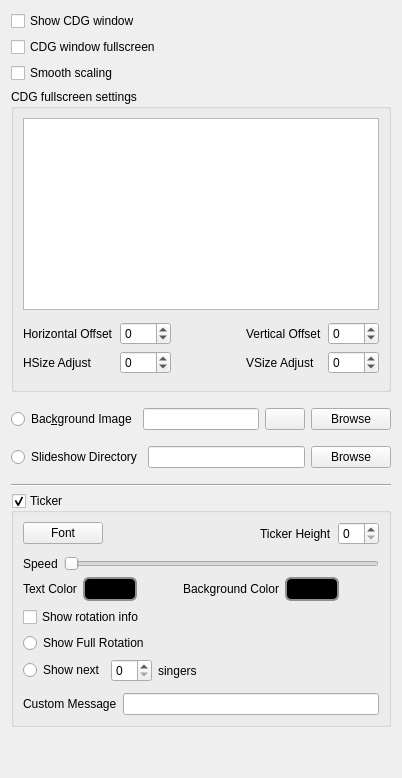
          <widget class="QWidget" name="videoPage">
           <layout class="QVBoxLayout" name="verticalLayout_6">
            <item>
             <widget class="QCheckBox" name="checkBoxShowCdgWindow">
              <property name="text">
               <string>Show CDG window</string>
              </property>
             </widget>
            </item>
            <item>
             <widget class="QCheckBox" name="checkBoxCdgFullscreen">
              <property name="text">
               <string>CDG window fullscreen</string>
              </property>
             </widget>
            </item>
            <item>
             <widget class="QCheckBox" name="checkBoxCdgSmoothScaling">
              <property name="toolTip">
               <string extracomment="Smooth the CDG image so it looks less blocky. Requires a bit more CPU."/>
              </property>
              <property name="text">
               <string>Smooth scaling</string>
              </property>
             </widget>
            </item>
            <item>
             <widget class="QGroupBox" name="groupBoxMonitors">
              <property name="enabled">
               <bool>true</bool>
              </property>
              <property name="title">
               <string>CDG fullscreen settings</string>
              </property>
              <property name="checkable">
               <bool>false</bool>
              </property>
              <property name="checked">
               <bool>false</bool>
              </property>
              <layout class="QVBoxLayout" name="verticalLayout_8">
               <item>
                <widget class="QListWidget" name="listWidgetMonitors"/>
               </item>
               <item>
                <layout class="QGridLayout" name="gridLayout" columnstretch="0,0,0,0,0">
                 <property name="topMargin">
                  <number>6</number>
                 </property>
                 <property name="bottomMargin">
                  <number>6</number>
                 </property>
                 <item row="0" column="2">
                  <spacer name="horizontalSpacer_10">
                   <property name="orientation">
                    <enum>Qt::Horizontal</enum>
                   </property>
                   <property name="sizeHint" stdset="0">
                    <size>
                     <width>40</width>
                     <height>20</height>
                    </size>
                   </property>
                  </spacer>
                 </item>
                 <item row="0" column="1">
                  <widget class="QSpinBox" name="spinBoxHOffset">
                   <property name="minimum">
                    <number>-255</number>
                   </property>
                   <property name="maximum">
                    <number>255</number>
                   </property>
                  </widget>
                 </item>
                 <item row="0" column="4">
                  <widget class="QSpinBox" name="spinBoxVOffset">
                   <property name="minimum">
                    <number>-255</number>
                   </property>
                   <property name="maximum">
                    <number>255</number>
                   </property>
                  </widget>
                 </item>
                 <item row="0" column="3">
                  <widget class="QLabel" name="label_18">
                   <property name="sizePolicy">
                    <sizepolicy hsizetype="Expanding" vsizetype="Preferred">
                     <horstretch>0</horstretch>
                     <verstretch>0</verstretch>
                    </sizepolicy>
                   </property>
                   <property name="text">
                    <string>Vertical Offset</string>
                   </property>
                  </widget>
                 </item>
                 <item row="0" column="0">
                  <widget class="QLabel" name="label_17">
                   <property name="sizePolicy">
                    <sizepolicy hsizetype="Expanding" vsizetype="Preferred">
                     <horstretch>0</horstretch>
                     <verstretch>0</verstretch>
                    </sizepolicy>
                   </property>
                   <property name="text">
                    <string>Horizontal Offset</string>
                   </property>
                  </widget>
                 </item>
                 <item row="1" column="0">
                  <widget class="QLabel" name="label_19">
                   <property name="text">
                    <string>HSize Adjust</string>
                   </property>
                  </widget>
                 </item>
                 <item row="1" column="1">
                  <widget class="QSpinBox" name="spinBoxHAdjust">
                   <property name="minimum">
                    <number>-255</number>
                   </property>
                   <property name="maximum">
                    <number>255</number>
                   </property>
                  </widget>
                 </item>
                 <item row="1" column="4">
                  <widget class="QSpinBox" name="spinBoxVAdjust">
                   <property name="minimum">
                    <number>-255</number>
                   </property>
                   <property name="maximum">
                    <number>255</number>
                   </property>
                  </widget>
                 </item>
                 <item row="1" column="3">
                  <widget class="QLabel" name="label_20">
                   <property name="text">
                    <string>VSize Adjust</string>
                   </property>
                  </widget>
                 </item>
                </layout>
               </item>
              </layout>
             </widget>
            </item>
            <item>
             <layout class="QVBoxLayout" name="verticalLayout_12">
              <property name="topMargin">
               <number>10</number>
              </property>
              <property name="bottomMargin">
               <number>10</number>
              </property>
              <item>
               <layout class="QHBoxLayout" name="horizontalLayout_8">
                <property name="topMargin">
                 <number>0</number>
                </property>
                <item>
                 <widget class="QRadioButton" name="rbBgImage">
                  <property name="text">
                   <string>Bac&amp;kground Image</string>
                  </property>
                 </widget>
                </item>
                <item>
                 <widget class="QLineEdit" name="lineEditCdgBackground"/>
                </item>
                <item>
                 <widget class="QPushButton" name="pushButtonClearBgImg">
                  <property name="text">
                   <string/>
                  </property>
                  <property name="icon">
                   <iconset resource="resources.qrc">
                    <normaloff>:/icons/Icons/edit-clear.png</normaloff>:/icons/Icons/edit-clear.png</iconset>
                  </property>
                 </widget>
                </item>
                <item>
                 <widget class="QPushButton" name="pushButtonBrowse">
                  <property name="text">
                   <string>Browse</string>
                  </property>
                 </widget>
                </item>
               </layout>
              </item>
              <item>
               <layout class="QHBoxLayout" name="horizontalLayout_10">
                <property name="topMargin">
                 <number>10</number>
                </property>
                <item>
                 <widget class="QRadioButton" name="rbSlideshow">
                  <property name="text">
                   <string>Slideshow Directory</string>
                  </property>
                 </widget>
                </item>
                <item>
                 <widget class="QLineEdit" name="lineEditSlideshowDir"/>
                </item>
                <item>
                 <widget class="QPushButton" name="pushButtonSlideshowBrowse">
                  <property name="text">
                   <string>Browse</string>
                  </property>
                 </widget>
                </item>
               </layout>
              </item>
             </layout>
            </item>
            <item>
             <widget class="Line" name="line">
              <property name="orientation">
               <enum>Qt::Horizontal</enum>
              </property>
             </widget>
            </item>
            <item>
             <widget class="QGroupBox" name="groupBoxTicker">
              <property name="sizePolicy">
               <sizepolicy hsizetype="Preferred" vsizetype="MinimumExpanding">
                <horstretch>0</horstretch>
                <verstretch>0</verstretch>
               </sizepolicy>
              </property>
              <property name="title">
               <string>Ticker</string>
              </property>
              <property name="checkable">
               <bool>true</bool>
              </property>
              <layout class="QVBoxLayout" name="verticalLayout_9">
               <item>
                <layout class="QHBoxLayout" name="horizontalLayout_4">
                 <property name="topMargin">
                  <number>0</number>
                 </property>
                 <property name="bottomMargin">
                  <number>0</number>
                 </property>
                 <item>
                  <widget class="QPushButton" name="pushButtonFont">
                   <property name="text">
                    <string>Font</string>
                   </property>
                  </widget>
                 </item>
                 <item>
                  <spacer name="horizontalSpacer_2">
                   <property name="orientation">
                    <enum>Qt::Horizontal</enum>
                   </property>
                   <property name="sizeHint" stdset="0">
                    <size>
                     <width>40</width>
                     <height>20</height>
                    </size>
                   </property>
                  </spacer>
                 </item>
                 <item>
                  <widget class="QLabel" name="label">
                   <property name="text">
                    <string>Ticker Height</string>
                   </property>
                  </widget>
                 </item>
                 <item>
                  <widget class="QSpinBox" name="spinBoxTickerHeight"/>
                 </item>
                </layout>
               </item>
               <item>
                <layout class="QHBoxLayout" name="horizontalLayout_5">
                 <property name="topMargin">
                  <number>5</number>
                 </property>
                 <item>
                  <widget class="QLabel" name="label_2">
                   <property name="text">
                    <string>Speed</string>
                   </property>
                  </widget>
                 </item>
                 <item>
                  <widget class="QSlider" name="horizontalSliderTickerSpeed">
                   <property name="minimum">
                    <number>0</number>
                   </property>
                   <property name="maximum">
                    <number>50</number>
                   </property>
                   <property name="orientation">
                    <enum>Qt::Horizontal</enum>
                   </property>
                   <property name="invertedAppearance">
                    <bool>false</bool>
                   </property>
                   <property name="invertedControls">
                    <bool>false</bool>
                   </property>
                  </widget>
                 </item>
                </layout>
               </item>
               <item>
                <layout class="QHBoxLayout" name="horizontalLayout_6">
                 <property name="topMargin">
                  <number>0</number>
                 </property>
                 <item>
                  <widget class="QLabel" name="label_3">
                   <property name="text">
                    <string>Text Color</string>
                   </property>
                  </widget>
                 </item>
                 <item>
                  <widget class="QPushButton" name="pushButtonTextColor">
                   <property name="styleSheet">
                    <string notr="true">QPushButton {
    border: 2px solid #8f8f91;
    border-radius: 6px;
    background-color: rgb(0,0,0);
    min-width: 40px;
    padding-left: 5px;
    padding-right: 5px;
    padding-top: 3px;
    padding-bottom: 3px;
}

QPushButton:pressed {
    background-color: rgb(0,0,0);
}

QPushButton:flat {
    border: none; /* no border for a flat push button */
}

QPushButton:default {
    border-color: navy; /* make the default button prominent */
}</string>
                   </property>
                   <property name="text">
                    <string/>
                   </property>
                   <property name="autoDefault">
                    <bool>false</bool>
                   </property>
                   <property name="flat">
                    <bool>false</bool>
                   </property>
                  </widget>
                 </item>
                 <item>
                  <spacer name="horizontalSpacer_3">
                   <property name="orientation">
                    <enum>Qt::Horizontal</enum>
                   </property>
                   <property name="sizeHint" stdset="0">
                    <size>
                     <width>40</width>
                     <height>20</height>
                    </size>
                   </property>
                  </spacer>
                 </item>
                 <item>
                  <widget class="QLabel" name="label_4">
                   <property name="text">
                    <string>Background Color</string>
                   </property>
                  </widget>
                 </item>
                 <item>
                  <widget class="QPushButton" name="pushButtonBgColor">
                   <property name="styleSheet">
                    <string notr="true">QPushButton {
    border: 2px solid #8f8f91;
    border-radius: 6px;
    background-color: rgb(0,0,0);
    min-width: 40px;
    padding-left: 5px;
    padding-right: 5px;
    padding-top: 3px;
    padding-bottom: 3px;
}

QPushButton:pressed {
    background-color: rgb(0,0,0);
}

QPushButton:flat {
    border: none; /* no border for a flat push button */
}

QPushButton:default {
    border-color: navy; /* make the default button prominent */
}</string>
                   </property>
                   <property name="text">
                    <string/>
                   </property>
                   <property name="autoDefault">
                    <bool>false</bool>
                   </property>
                   <property name="flat">
                    <bool>false</bool>
                   </property>
                  </widget>
                 </item>
                 <item>
                  <spacer name="horizontalSpacer_4">
                   <property name="orientation">
                    <enum>Qt::Horizontal</enum>
                   </property>
                   <property name="sizeHint" stdset="0">
                    <size>
                     <width>40</width>
                     <height>20</height>
                    </size>
                   </property>
                  </spacer>
                 </item>
                </layout>
               </item>
               <item>
                <widget class="QCheckBox" name="cbxTickerShowRotationInfo">
                 <property name="text">
                  <string>Show rotation info</string>
                 </property>
                </widget>
               </item>
               <item>
                <widget class="QRadioButton" name="radioButtonFullRotation">
                 <property name="text">
                  <string>Show Full Rotation</string>
                 </property>
                </widget>
               </item>
               <item>
                <layout class="QHBoxLayout" name="horizontalLayout_7">
                 <property name="spacing">
                  <number>6</number>
                 </property>
                 <property name="topMargin">
                  <number>0</number>
                 </property>
                 <item>
                  <widget class="QRadioButton" name="radioButtonPartialRotation">
                   <property name="text">
                    <string>Show next</string>
                   </property>
                  </widget>
                 </item>
                 <item>
                  <widget class="QSpinBox" name="spinBoxTickerSingers"/>
                 </item>
                 <item>
                  <widget class="QLabel" name="label_5">
                   <property name="text">
                    <string>singers</string>
                   </property>
                  </widget>
                 </item>
                 <item>
                  <spacer name="horizontalSpacer_5">
                   <property name="orientation">
                    <enum>Qt::Horizontal</enum>
                   </property>
                   <property name="sizeHint" stdset="0">
                    <size>
                     <width>40</width>
                     <height>20</height>
                    </size>
                   </property>
                  </spacer>
                 </item>
                </layout>
               </item>
               <item>
                <layout class="QHBoxLayout" name="horizontalLayout_9">
                 <property name="topMargin">
                  <number>5</number>
                 </property>
                 <item>
                  <widget class="QLabel" name="label_8">
                   <property name="text">
                    <string>Custom Message</string>
                   </property>
                  </widget>
                 </item>
                 <item>
                  <widget class="QLineEdit" name="lineEditTickerMessage">
                   <property name="toolTip">
                    <string>&lt;html&gt;&lt;head/&gt;&lt;body&gt;&lt;p&gt;&lt;span style=&quot; font-size:9pt; font-weight:600;&quot;&gt;Custom text to display on the ticker&lt;/span&gt;&lt;span style=&quot; font-size:9pt;&quot;&gt;&lt;br/&gt;Supports the following varaible substitutions:&lt;br/&gt;&lt;br/&gt;%curSinger = Current singer name&lt;br/&gt;%curSong = Current song (aritst - title)&lt;br/&gt;%curArtist = Current artist&lt;br/&gt;%curTitle = Current title&lt;br/&gt;%nextSinger = Next singer name&lt;/span&gt;&lt;/p&gt;&lt;/body&gt;&lt;/html&gt;</string>
                   </property>
                  </widget>
                 </item>
                </layout>
               </item>
              </layout>
             </widget>
            </item>
            <item>
             <spacer name="verticalSpacer_4">
              <property name="orientation">
               <enum>Qt::Vertical</enum>
              </property>
              <property name="sizeHint" stdset="0">
               <size>
                <width>20</width>
                <height>40</height>
               </size>
              </property>
             </spacer>
            </item>
           </layout>
          </widget>
